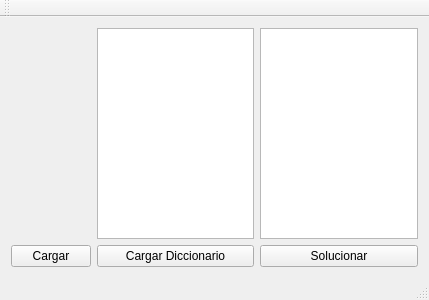
<?xml version="1.0" encoding="UTF-8"?>
<ui version="4.0">
 <class>MainWindow</class>
 <widget class="QMainWindow" name="MainWindow">
  <property name="geometry">
   <rect>
    <x>0</x>
    <y>0</y>
    <width>429</width>
    <height>300</height>
   </rect>
  </property>
  <property name="windowTitle">
   <string>MainWindow</string>
  </property>
  <widget class="QWidget" name="centralWidget">
   <layout class="QGridLayout" name="gridLayout_2">
    <item row="0" column="0">
     <layout class="QGridLayout" name="gridLayout"/>
    </item>
    <item row="1" column="0">
     <widget class="QPushButton" name="pushButton">
      <property name="text">
       <string>Cargar</string>
      </property>
     </widget>
    </item>
    <item row="1" column="1">
     <widget class="QPushButton" name="pushButton_2">
      <property name="text">
       <string>Cargar Diccionario</string>
      </property>
     </widget>
    </item>
    <item row="0" column="1">
     <widget class="QListWidget" name="listWidget">
      <property name="minimumSize">
       <size>
        <width>150</width>
        <height>0</height>
       </size>
      </property>
      <property name="maximumSize">
       <size>
        <width>300</width>
        <height>16777215</height>
       </size>
      </property>
     </widget>
    </item>
    <item row="0" column="2">
     <widget class="QListWidget" name="listWidget_2">
      <property name="minimumSize">
       <size>
        <width>150</width>
        <height>0</height>
       </size>
      </property>
     </widget>
    </item>
    <item row="1" column="2">
     <widget class="QPushButton" name="pushButton_3">
      <property name="text">
       <string>Solucionar</string>
      </property>
     </widget>
    </item>
   </layout>
  </widget>
  <widget class="QMenuBar" name="menuBar">
   <property name="geometry">
    <rect>
     <x>0</x>
     <y>0</y>
     <width>429</width>
     <height>21</height>
    </rect>
   </property>
  </widget>
  <widget class="QToolBar" name="mainToolBar">
   <attribute name="toolBarArea">
    <enum>TopToolBarArea</enum>
   </attribute>
   <attribute name="toolBarBreak">
    <bool>false</bool>
   </attribute>
  </widget>
  <widget class="QStatusBar" name="statusBar"/>
 </widget>
 <layoutdefault spacing="6" margin="11"/>
 <resources/>
 <connections/>
</ui>
